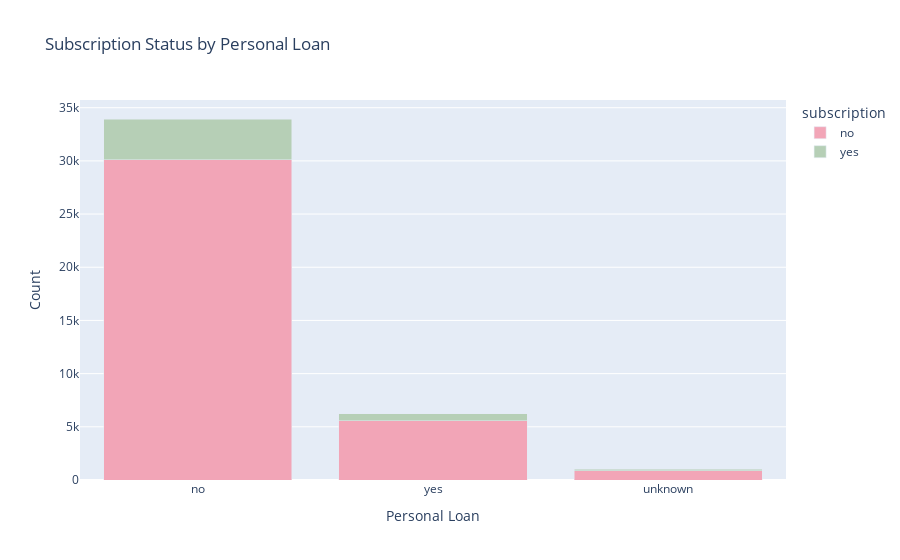

Notebook cell for this chart:
### Code cell
# Plot subscription status by clients with or without personal loan
personal_ct = (
    bankmktg_df.groupby(["loan", "subscription"])
      .size()
      .reset_index(name="count")
)

personal_order = (
    personal_ct.groupby("loan")["count"].sum()
    .sort_values(ascending=False)
    .index.tolist()
)
# Stacked bar chart (raw counts)
fig = px.bar(
    personal_ct,
    x="loan",       # categories: yes/no housing loan
    y="count",         # raw counts
    color="subscription",   # split by subscription status
    barmode="stack",   # stack bars
    category_orders={"loan": personal_order},
    color_discrete_sequence=['#F2A5B7', '#B6CFB6'],
    title="Subscription Status by Personal Loan"
)

fig.update_layout(
    yaxis_title="Count",
    xaxis_title="Personal Loan"
)
fig.write_image("images/personal_loan.png")
fig.show()

### Figure 1 — Plotly figure (JSON) as saved in the notebook; plotly's stock layout.template omitted (floating-point values rounded to 4 significant figures)
{"data": [{"alignmentgroup": "True", "hovertemplate": "subscription=no<br>loan=%{x}<br>count=%{y}<extra></extra>", "legendgroup": "no", "marker": {"color": "#F2A5B7", "pattern": {"shape": ""}}, "name": "no", "offsetgroup": "no", "orientation": "v", "showlegend": true, "textposition": "auto", "type": "bar", "x": ["no", "unknown", "yes"], "xaxis": "x", "y": [30089, 883, 5565], "yaxis": "y"}, {"alignmentgroup": "True", "hovertemplate": "subscription=yes<br>loan=%{x}<br>count=%{y}<extra></extra>", "legendgroup": "yes", "marker": {"color": "#B6CFB6", "pattern": {"shape": ""}}, "name": "yes", "offsetgroup": "yes", "orientation": "v", "showlegend": true, "textposition": "auto", "type": "bar", "x": ["no", "unknown", "yes"], "xaxis": "x", "y": [3849, 107, 683], "yaxis": "y"}], "layout": {"autosize": true, "barmode": "stack", "legend": {"title": {"text": "subscription"}, "tracegroupgap": 0}, "title": {"text": "Subscription Status by Personal Loan"}, "xaxis": {"anchor": "y", "autorange": true, "categoryarray": ["no", "yes", "unknown"], "categoryorder": "array", "domain": [0, 1], "range": [-0.5, 2.5], "title": {"text": "Personal Loan"}, "type": "category"}, "yaxis": {"anchor": "x", "autorange": true, "domain": [0, 1], "range": [0, 35720.0], "title": {"text": "Count"}, "type": "linear"}}}
